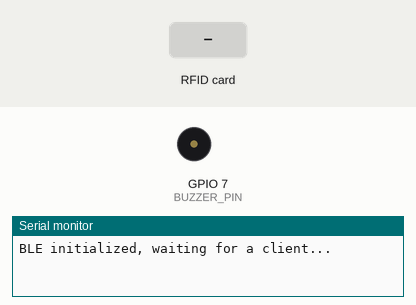
This sketch was run on a simulated ESP32-S3. Parts: buzzer (waves = sounding, pin HIGH), the last lines printed to the serial monitor. Inputs (shaded band) come from the test bench. Nothing arrives over Bluetooth unless stated; a phone connects over Bluetooth LE 3 s after start.

Above: at 2.2 s.
2.3 s: RFID card 5E 7A 19 C4 held to the reader
At 4.12 s:
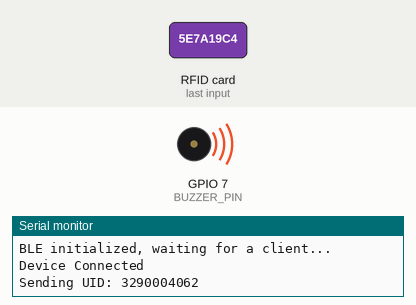
Timing chart, 0 to 5.7 s (numbered marks = the images above; inputs shaded):
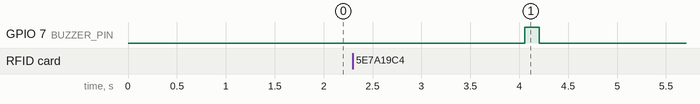

The sketch:

esp32_s3_mini.ino
```cpp
// ESP32-S3-Mini + MFRC522 (I2C) + BLE UID broadcaster
#include <Wire.h>
#include <MFRC522_I2C.h>
#include <BLEDevice.h>
#include <BLEServer.h>
#include <BLEUtils.h>
#include <BLE2902.h>

#define SDA_PIN 8
#define SCL_PIN 9
#define BUZZER_PIN 7
#define RFID_ADDRESS 0x28

#define SERVICE_UUID        "4fafc201-1fb5-459e-8fcc-c5c9c331914b"
#define CHARACTERISTIC_UUID "beb5483e-36e1-4688-b7f5-ea07361b26a8"

MFRC522_I2C rfid(RFID_ADDRESS, -1, &Wire);

BLEServer* pServer = NULL;
BLECharacteristic* pCharacteristic = NULL;
bool deviceConnected = false;
bool oldDeviceConnected = false;

class MyServerCallbacks : public BLEServerCallbacks {
  void onConnect(BLEServer*)    { deviceConnected = true;  Serial.println("Device Connected"); }
  void onDisconnect(BLEServer*) { deviceConnected = false; Serial.println("Device Disconnected"); }
};

void setup() {
  Serial.begin(115200);
  delay(1000);

  pinMode(BUZZER_PIN, OUTPUT);
  digitalWrite(BUZZER_PIN, LOW);

  Wire.begin(SDA_PIN, SCL_PIN);
  Wire.setClock(100000);
  rfid.PCD_Init();

  BLEDevice::init("ESP32-S3-RFID-Reader");
  pServer = BLEDevice::createServer();
  pServer->setCallbacks(new MyServerCallbacks());

  BLEService* pService = pServer->createService(SERVICE_UUID);
  pCharacteristic = pService->createCharacteristic(
      CHARACTERISTIC_UUID,
      BLECharacteristic::PROPERTY_READ |
      BLECharacteristic::PROPERTY_NOTIFY |
      BLECharacteristic::PROPERTY_WRITE);
  pCharacteristic->addDescriptor(new BLE2902());

  pService->start();

  BLEAdvertising* pAdv = BLEDevice::getAdvertising();
  pAdv->addServiceUUID(SERVICE_UUID);
  pAdv->setScanResponse(true);
  pAdv->setMinPreferred(0x06);
  pAdv->setMinPreferred(0x12);
  BLEDevice::startAdvertising();
  Serial.println("BLE initialized, waiting for a client...");
}

void loop() {
  if (deviceConnected &&
      rfid.PICC_IsNewCardPresent() &&
      rfid.PICC_ReadCardSerial()) {

    if (rfid.uid.size <= 4) {
      uint32_t reversedUID = 0;
      for (byte i = 0; i < rfid.uid.size; i++)
        reversedUID |= ((uint32_t)rfid.uid.uidByte[i]) << (8 * i);

      String uidString = String(reversedUID);
      Serial.println("Sending UID: " + uidString);
      pCharacteristic->setValue(uidString.c_str());
      pCharacteristic->notify();

      digitalWrite(BUZZER_PIN, HIGH);
      delay(150);
      digitalWrite(BUZZER_PIN, LOW);
    }
    rfid.PICC_HaltA();
    rfid.PCD_StopCrypto1();
  }

  if (!deviceConnected && oldDeviceConnected) {
    delay(500);
    pServer->startAdvertising();
    Serial.println("Re-advertising...");
    oldDeviceConnected = deviceConnected;
  }
  if (deviceConnected && !oldDeviceConnected) {
    oldDeviceConnected = deviceConnected;
  }

  delay(50);
}
```

Measured:
- after the input at 2.3 s, GPIO 7 (BUZZER_PIN): LOW → HIGH after 1.8 s, → LOW 0.15 s later
